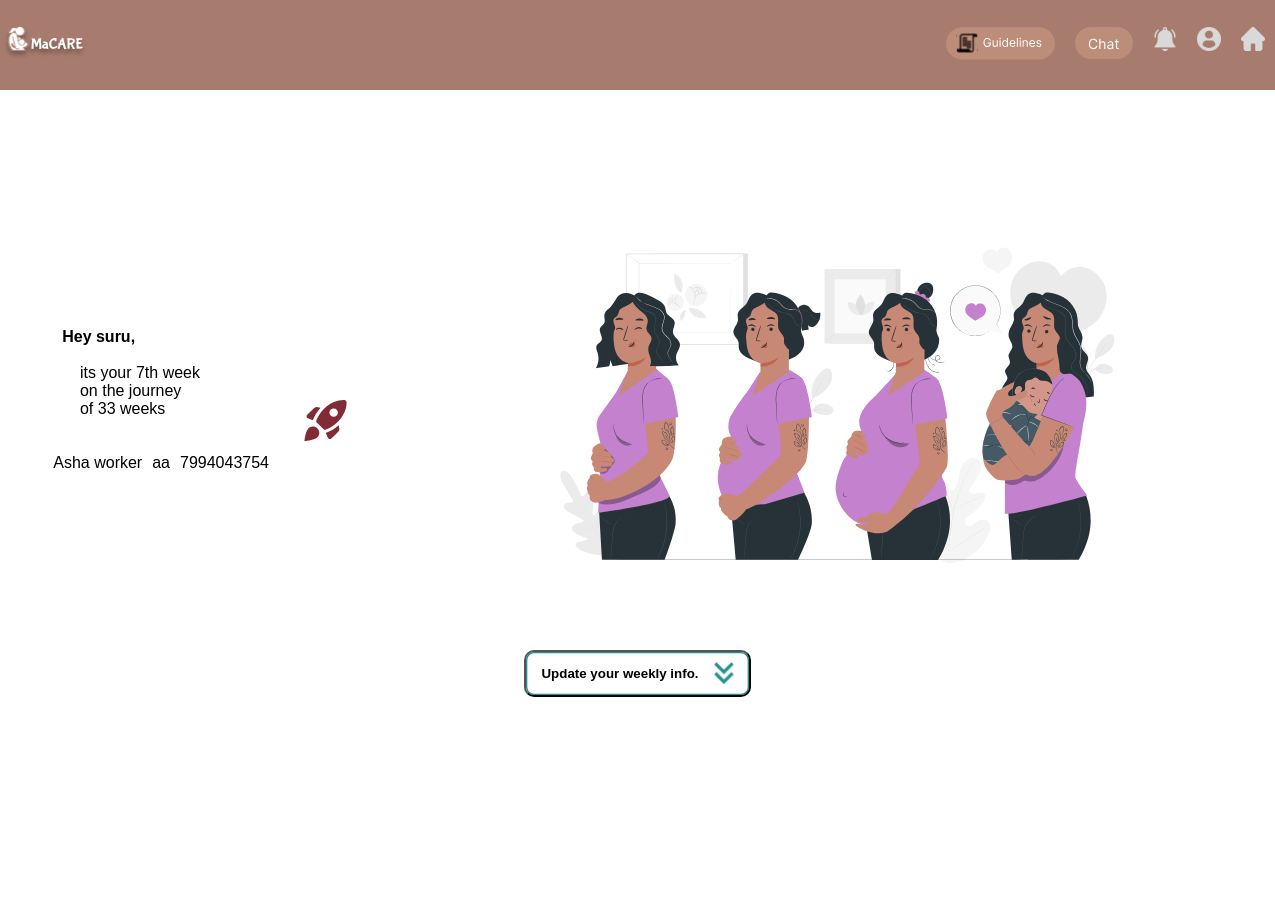
Page /whome/ (signed in, upper part) on the earlier database version.
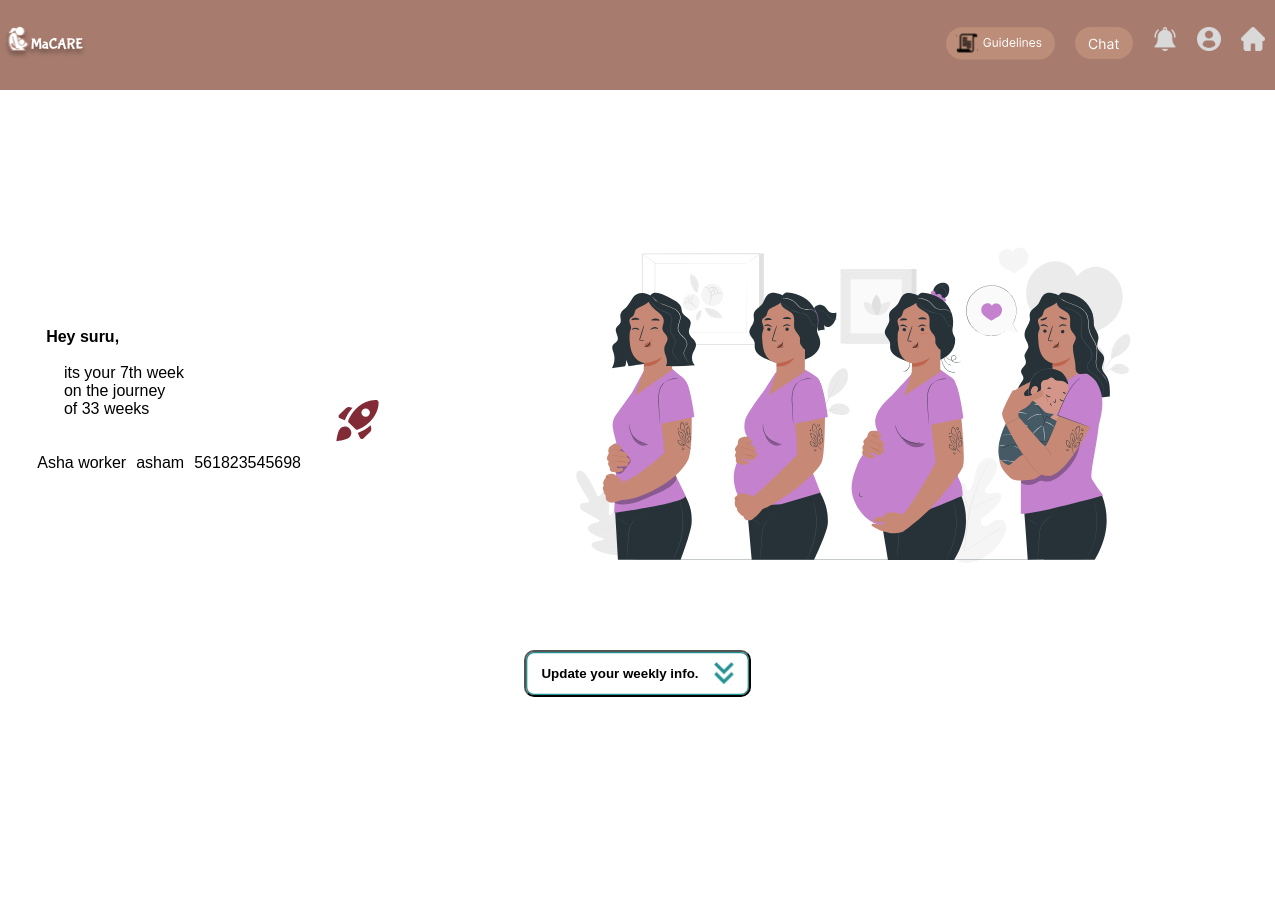
Same page on the later database version.
### macares/models.py (models this page shows)
class User(models.Model):
    uid=models.AutoField(primary_key=True)
    email = models.EmailField(unique=True)
    name = models.CharField(max_length=20)
    password = models.CharField(max_length=20)
    age=models.IntegerField(default='10')
    yesno=models.CharField(max_length=3)
    district=models.CharField(max_length=50)
    wardno=models.IntegerField()
    phone=models.IntegerField()
    cmp = models.CharField(max_length=20)
    occupation = models.CharField(max_length=20)
    ashaid = models.IntegerField(default='0')
    lastmen = models.DateField(settings.DATE_FORMAT,default="2002-02-01")
    lastpg = models.DateField(settings.DATE_FORMAT,default="2002-02-01")
    bg = models.CharField(max_length=20,default="A+")
    def __str__(self):
        return self.email

### macares/views.py (the view)
# urls.py: path('whome/',whome,name='whome'),
def whome(request):
    user = User.objects.all()
    user_data = []
    if 'email' in request.session:
        users = User.objects.get(email=request.session['email'])
        my_dict = {
            'name': users.name,
            'email': users.email,
            'wardno': users.wardno,
            'district': users.district,
            'phone': users.phone,
            'panchayath': users.cmp,
            'rchid': users.uid
        }
        for i in user:
            if i.occupation == "ahaworker" and i.wardno == users.wardno:
                user_data.append({'name': i.name,
                                  'email': i.email,
                                  'wardno': i.wardno,
                                  'district': i.district,
                                  'phone': i.phone,
                                  'panchayath': i.cmp,
                                  })
        print(user_data)
        print("hello hii")
        print(user)
        return render(request, 'whome.html', {'my_dict': my_dict, 'user_data': user_data})
    else:
        data = {'status': 'You need to login first'}
        return render(request, 'womenSignUp.html', context=data)

### macares/templates/whome.html (shortened to what this page needs)
{% extends 'baseWomen.html' %} {% block style %}
<link rel="stylesheet" href="../static/css/whom.css" />
{% block monthstyle %}{% endblock %} {% endblock %} {% block content %}
<div style="margin-top: 100px">
  <div class="womenhomepg">
    <h1 style="padding-top: 50px"></h1>
    <div class="womencont">
      <div style="display: flex; gap: 30px">
        <div style="display: flex;  flex-direction: column">
          <div>
            <pre> <strong> Hey {{my_dict.name}},<br><br></strong>      its your 7th week <br>      on the journey <br>      of 33 weeks
                        </pre>
          </div>
          <br />
          {% for i in user_data %}
          <div style="display: flex; gap: 10px">
            <p>Asha worker</p>
            <p>{{i.name}}</p>
            <p>{{i.phone}}</p>
          </div>
          {% endfor %}
        </div>
        <img src="../static/images/rocket.svg" style="padding-top: 40px" />
      </div>
      <img
        src="../static/images/Pregnancy stages-pana (2) 1.svg"
        style="width: 600px; height: 500px; padding: 80px"
      />
    </div>
    <div class="weekTopButtonDiv">
      <a href="#weektrans">
        <button class="weekTopButton">
          <strong> Update your weekly info. </strong>
          <img
            style="padding-left: 15px"
            src="../static/images/weekDownArrow.svg"
          />
        </button>
      </a>
    </div>
  </div>
</div>
{% endblock %}

Differences in the rows shown:
no longer on this page (row unchanged): User: name "aa"
now on this page (row edited): User: name "asham"
Other differences:
new list line: "Asha worker 561823545698"
list line gone: "Asha worker 7994043754"
